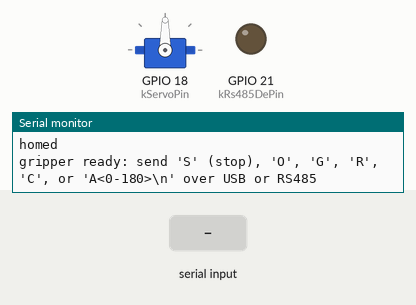
This sketch was run on a simulated ESP32. On the bench: servo, output pins drawn as LEDs (lit = HIGH), the last lines printed to the serial monitor. Inputs (shaded band) come from the test bench.

Above: at 1.6 s.
1.7 s: "G90\n" received over Serial
At 1.89 s:
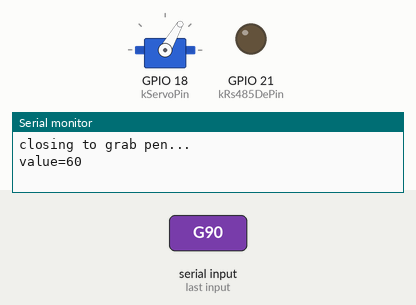
3.5 s: "O90\n" received over the second serial link
At 4.0 s:
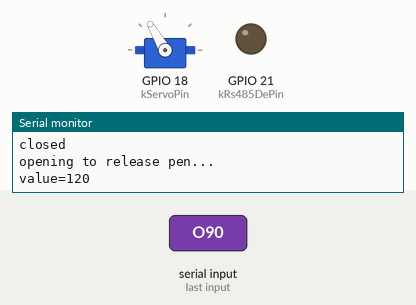
5.6 s: "C90\n" received over the second serial link
At 6.2 s:
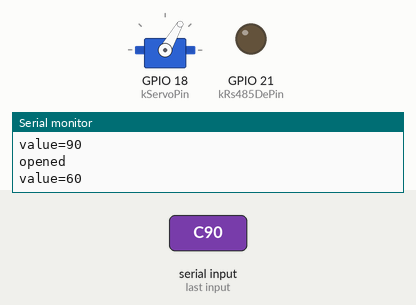
8.6 s: "C,45\n" received over the second serial link
At 11.3 s:
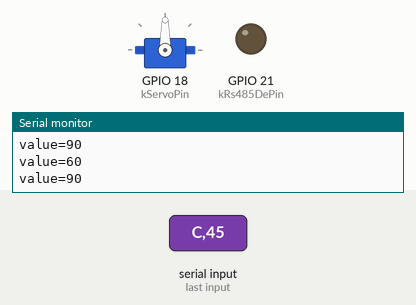
11.6 s: "R90\n" received over Serial
At 12.7 s:
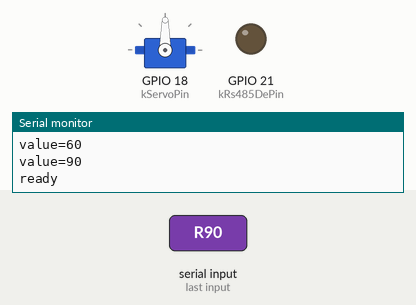
Timing chart, 0 to 14.2 s (numbered marks = the images above; inputs shaded):
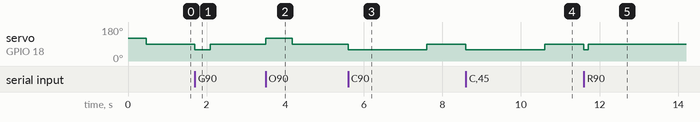

The sketch:

gripper_esp32.ino
```cpp
// ESP32 + continuous-rotation gripper servo (sold/labeled as MG996R, but
// confirmed via a Phase 0 diagnostic - see ../gripper_esp32_diagnostic/ -
// to actually be continuous-rotation: even the plainest possible
// attach()+write(angle) sweep code rotated the horn through multiple full
// revolutions instead of arcing across a bounded 0-180 deg range and
// holding. A genuine positional servo physically cannot do that regardless
// of pulse-width calibration, so this isn't a code bug - it's this unit's
// real behavior. Controlled here over a plain serial protocol (RobRoss
// "Plan B" - no ROS2/micro-ROS involved, just a standalone servo test
// harness so the physical wiring/gripper can be validated on its own
// before anything gets wired into painting_executor.cpp).
//
// For a continuous-rotation servo, the write(angle) call doesn't mean
// "angle" at all - it means "speed and direction": ~90 is the stop point,
// values below 90 spin one way (faster the further below 90), values above
// 90 spin the other way (faster the further above 90). There is no
// positional feedback, so "open"/"close" here means "nudge at a fixed
// speed until told to stop" - not "move to a position and hold".
//
// Claw starts physically closed (default resting position when power/
// serial is first connected). setup() then homes it open before accepting
// commands, so by the time "gripper ready" prints, the claw is sitting
// fully open.
//
// Protocol (single bytes, read non-blocking so a missing newline never
// stalls the loop):
//   'S'  -> STOP immediately (writes kStopValue). Highest priority -
//           interrupts an in-progress 'A' digit read too, so it's always
//           available no matter what state the parser is in.
//   'O'  -> timed move: spin open for kTimedMoveDurationMs * 69/48 (longer
//           than one full open/close travel), then auto-stop. Deliberately
//           overshoots a plain "open" so the marker pops loose - meant to
//           be run from the 'G' (grabbed) position.
//   'G'  -> timed move: spin close for kTimedMoveDurationMs * 20/24, then
//           auto-stop - closes the claw enough to grab/secure the marker.
//           Assumes starting from the fully-open (homed) position.
//   'R'  -> timed move: spin close for kTimedMoveDurationMs * 6/24 (a short
//           nudge), then auto-stop. Run this after 'O' to bring the claw
//           back from its overshot-open position to the same fully-open
//           position 'G' expects to start from, so 'G' can be called again.
//   'C'  -> spin at kCloseSpeedValue until 'S' or the watchdog stops it
//           (manual/continuous - kept for re-calibrating timing, e.g. if
//           kTimedMoveDurationMs needs to change).
//   'A' ddd '\n' -> set a raw 0-180 speed value directly (90 = stop) -
//           digits accumulate until '\n' or a non-digit byte.
// Every accepted command echoes the resulting value back over Serial.
//
// Safety watchdog: if the last commanded value isn't "stop" and no new
// command arrives within kWatchdogTimeoutMs, automatically stop - so a
// dropped serial connection (or a human walking away) never leaves the
// gripper spinning unattended.
//
// RS485: the same protocol above is also accepted over a second, hardware
// UART (Serial2) wired through a TTL-to-RS485 transceiver, so the robot's
// controller can issue commands over the RS485 bus instead of (or as well
// as) USB. USB stays live as a debug/manual-control port; RS485 is the
// intended production control path. Both feed the same HandleByte()
// parser and share the same watchdog, so a command from either source
// behaves identically. RS485 is half-duplex: kRs485DePin drives the
// transceiver's DE+RE (tied together) - HIGH to transmit, LOW to receive
// - and the line is only driven HIGH briefly, via Rs485Reply(), to send a
// one-line ack after a complete command arrives over Serial2. Wiring:
// transceiver TXD -> kRs485RxPin, transceiver RXD -> kRs485TxPin (cross-
// connected, as with any UART peripheral), transceiver DE+RE ->
// kRs485DePin. See ../gripper_esp32/README.md for the full wiring table.
//
// Arduino IDE setup: Boards Manager -> install "esp32" (Espressif Systems),
// Library Manager -> install "ESP32Servo" (by Kevin Harrington / madhephaestus).

#include <ESP32Servo.h>

const int kServoPin = 18;
const int kStopValue = 90;
// Carried over from earlier testing - confirmed to spin (not grind/stall)
// at these values. Use 'A<value>' to explore further from 90 if a
// different open/close speed is wanted.
const int kOpenSpeedValue = 120;
const int kCloseSpeedValue = 60;
const unsigned long kWatchdogTimeoutMs = 2000;
// Measured by hand: how long spinning at kOpenSpeedValue/kCloseSpeedValue
// takes to travel the full closed<->open range. Used as the base unit for
// 'O', 'G', and 'R', each of which scales it by its own fraction (see
// the switch statement below) rather than using it unscaled.
const unsigned long kTimedMoveDurationMs = 470;

// RS485 (Serial2/UART2) pins - all currently-free GPIOs, no conflict with
// kServoPin. Must match whatever baud the robot controller's RS485 port
// is configured for; change kRs485Baud if it isn't 115200.
const int kRs485RxPin = 16;
const int kRs485TxPin = 17;
const int kRs485DePin = 21;
const unsigned long kRs485Baud = 115200;

Servo gripper;

bool reading_angle = false;
String angle_buffer;
int current_value = kStopValue;
unsigned long last_command_ms = 0;

// Drives the RS485 transceiver's DE+RE pin: HIGH puts it in transmit
// mode (driver enabled, receiver disabled), LOW puts it back in receive
// mode. The short delay lets the transceiver chip actually switch before
// bytes start moving either direction.
void Rs485SetTransmit(bool enable) {
  digitalWrite(kRs485DePin, enable ? HIGH : LOW);
  delayMicroseconds(10);
}

// Sends msg out over RS485. Half-duplex, so the bus must be released back
// to receive mode as soon as the bytes are actually sent - Serial2.flush()
// blocks until they've physically finished shifting out, so switching
// back to receive mode right after doesn't clip the last byte.
void Rs485Reply(const char *msg) {
  Rs485SetTransmit(true);
  Serial2.print(msg);
  Serial2.flush();
  Rs485SetTransmit(false);
}

void SetSpeed(int value) {
  value = constrain(value, 0, 180);
  current_value = value;
  last_command_ms = millis();
  gripper.write(value);
  Serial.print("value=");
  Serial.println(value);
}

// Spins at speed_value for duration_ms, then auto-stops. Used for 'O'
// (open/overshoot to release), 'G' (close to grab), 'R' (short return
// nudge), and boot homing - all the same shape of move, just with a
// different speed_value/duration_ms and different log text.
void TimedMove(int speed_value, unsigned long duration_ms, const char *start_label, const char *done_label) {
  Serial.println(start_label);
  SetSpeed(speed_value);
  delay(duration_ms);
  SetSpeed(kStopValue);
  Serial.println(done_label);
}

void HandleByte(char c) {
  // Stop is highest priority: works even mid-'A' digit entry, so it's
  // always reachable no matter what the parser was doing.
  if (c == 'S') {
    SetSpeed(kStopValue);
    reading_angle = false;
    angle_buffer = "";
    return;
  }

  if (reading_angle) {
    if (isDigit(c)) {
      angle_buffer += c;
      return;
    }
    // Newline or any non-digit ends the value entry.
    if (angle_buffer.length() > 0) {
      SetSpeed(angle_buffer.toInt());
    }
    reading_angle = false;
    angle_buffer = "";
    return;
  }

  switch (c) {
    case 'O':
      TimedMove(kOpenSpeedValue, kTimedMoveDurationMs * 69 / 48, "opening to release pen...", "opened");
      break;
    case 'G':
      TimedMove(kCloseSpeedValue, kTimedMoveDurationMs * 20 / 24, "closing to grab pen...", "closed");
      break;
    case 'R':
      TimedMove(kCloseSpeedValue, kTimedMoveDurationMs * 6 / 24, "returning to grab-ready position...", "ready");
      break;
    case 'C':
      SetSpeed(kCloseSpeedValue);
      break;
    case 'A':
      reading_angle = true;
      angle_buffer = "";
      break;
    default:
      // Ignore whitespace/newlines and any unrecognized byte between commands.
      break;
  }
}

void setup() {
  Serial.begin(115200);

  Serial2.begin(kRs485Baud, SERIAL_8N1, kRs485RxPin, kRs485TxPin);
  pinMode(kRs485DePin, OUTPUT);
  Rs485SetTransmit(false);  // default to receive mode

  gripper.attach(kServoPin);  // no custom pulse-width range - library defaults

  // Claw starts physically closed. Home it fully open before accepting
  // commands so 'G' always has a known, consistent starting position.
  TimedMove(kOpenSpeedValue, kTimedMoveDurationMs, "homing...", "homed");

  Serial.println("gripper ready: send 'S' (stop), 'O', 'G', 'R', 'C', or 'A<0-180>\\n' over USB or RS485");
}

void loop() {
  while (Serial.available() > 0) {
    HandleByte((char)Serial.read());
  }

  // Same parser, fed from the RS485 UART. After a complete command (not
  // still mid-digit-entry for 'A') reply once with the resulting speed
  // value, so the robot controller can confirm the command took effect.
  bool rs485_had_data = false;
  while (Serial2.available() > 0) {
    HandleByte((char)Serial2.read());
    rs485_had_data = true;
  }
  if (rs485_had_data && !reading_angle) {
    char reply[16];
    snprintf(reply, sizeof(reply), "value=%d\n", current_value);
    Rs485Reply(reply);
  }

  if (current_value != kStopValue &&
      millis() - last_command_ms > kWatchdogTimeoutMs) {
    SetSpeed(kStopValue);
  }
}
```

Measured:
- after the input at 1.7 s, servo on GPIO 18 (kServoPin): 90° → 60° at once, → 90° 0.39 s later
- after the input at 3.5 s, servo on GPIO 18 (kServoPin): 90° → 120° at once, → 90° 0.68 s later
- after the input at 5.6 s, servo on GPIO 18 (kServoPin): 90° → 60° at once, → 90° 2.0 s later
- after the input at 8.6 s, servo on GPIO 18 (kServoPin): 90° → 60° at once, → 90° 2.0 s later
- after the input at 11.6 s, servo on GPIO 18 (kServoPin): 90° → 60° at once, → 90° 0.12 s later
